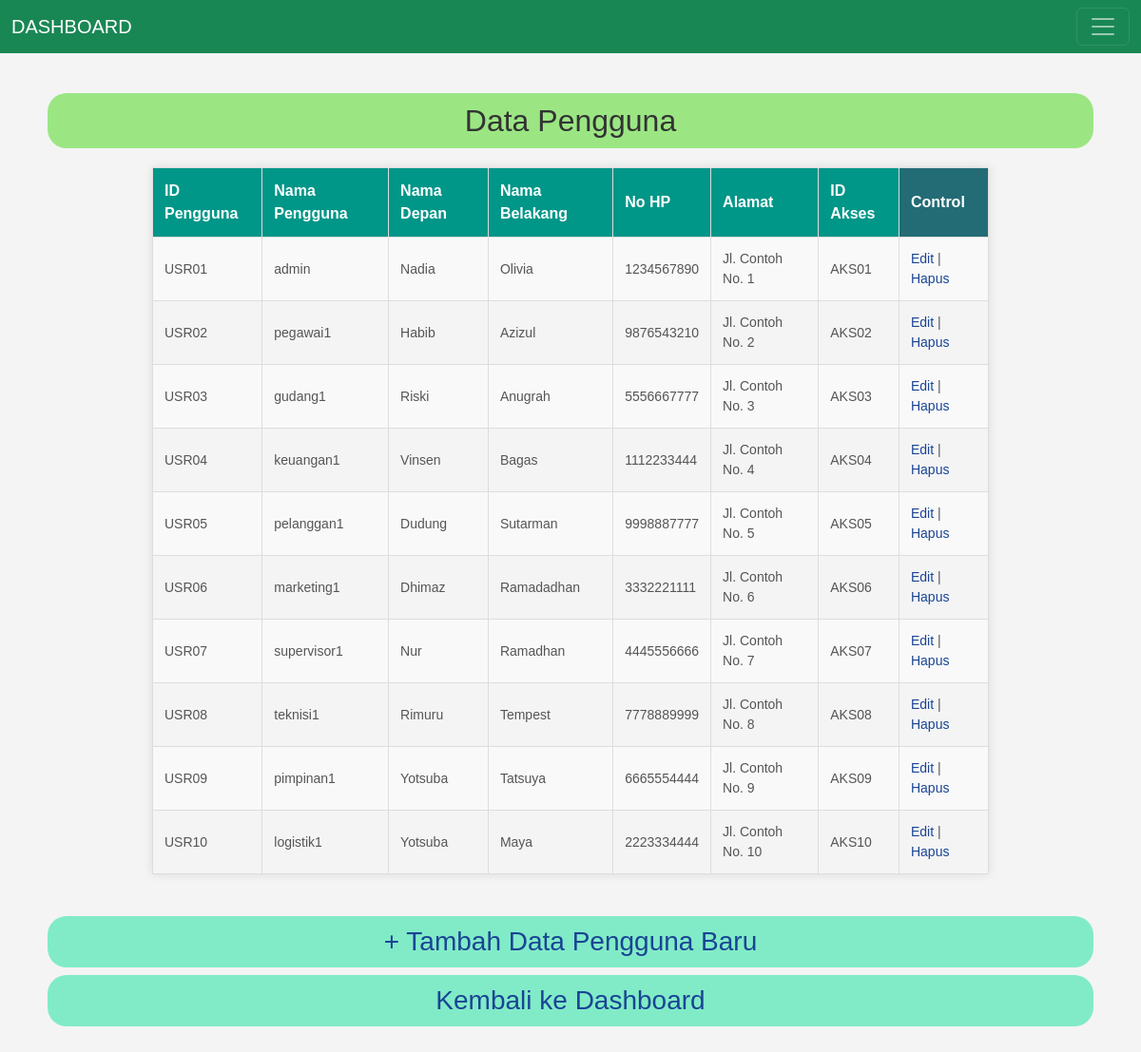
Page /index.php?action=tampilkanPengguna on the committed database.
### tables this page shows
CREATE TABLE `pengguna` (
  `IdPengguna` varchar(5) NOT NULL,
  `NamaPengguna` varchar(30) NOT NULL,
  `Password` varchar(30) NOT NULL,
  `NamaDepan` varchar(30) NOT NULL,
  `NamaBelakang` varchar(30) NOT NULL,
  `NoHp` varchar(30) NOT NULL,
  `Alamat` varchar(30) NOT NULL,
  `IdAkses` varchar(5) DEFAULT NULL
);

### controller.php (called while the page is built, shortened)
<?php
class Controller {
    private $model;
    private $view;
    public function __construct($model, $view) {
        $this->model = $model;
        $this->view = $view;
    }
	public function tampilkanPengguna() {
        $data = $this->model->getPengguna();
        $this->view->tampilkanPengguna($data);
    }
}
?>

### model.php (called while the page is built, shortened)
<?php
class Model {
    private $db;
    public function __construct() {
        $this->db = new PDO('mysql:host=localhost;dbname=toko_barang', 'root', '');
    }
	public function getPengguna() {
        $query = $this->db->query('SELECT * FROM pengguna');
        return $query->fetchAll(PDO::FETCH_ASSOC);
    }
}
?>

### view.php (the view, shortened to what this page needs)
<?php
class View {
	public function tampilkanPengguna($data) {
        $this->tampilkanHeaderDashboard();
        echo "<h2>Data Pengguna</h2>";
        echo "<table border='1'>
                <tr>
                    <th>ID Pengguna</th>
                    <th>Nama Pengguna</th>
					<th>Nama Depan</th>
					<th>Nama Belakang</th>
					<th>No HP</th>
					<th>Alamat</th>
					<th>ID Akses</th>
					<th>Control</th>
                </tr>";
        foreach ($data as $row) {
            echo "<tr>
                    <td>{$row['IdPengguna']}</td>
                    <td>{$row['NamaPengguna']}</td>
					<td>{$row['NamaDepan']}</td>
					<td>{$row['NamaBelakang']}</td>
                    <td>{$row['NoHp']}</td>
                    <td>{$row['Alamat']}</td>
					<td>{$row['IdAkses']}</td>
                    <td><a href='index.php?action=pengguna_edit&id={$row['IdPengguna']}'>Edit</a> | <a href='index.php?action=pengguna_delete&id={$row['IdPengguna']} '>Hapus</a></td>
                </tr>";
        }
        echo "</table>";
		echo "<br>";
		echo "<h3><a href=\"index.php?action=pengguna_add\">+ Tambah Data Pengguna Baru</a></h3>";
		echo "<h3><a href=\"index.php\">Kembali ke Dashboard</a></h3>";
    }
    public function tampilkanHeaderDashboard() {
        echo "
            <nav class=\"navbar navbar-dark bg-success fixed-top\">
                <div class=\"container-fluid\">
                    <a class=\"navbar-brand\" href=\"index.php\">DASHBOARD</a>
                    <button class=\"navbar-toggler\" type=\"button\" data-bs-toggle=\"offcanvas\" data-bs-target=\"#offcanvasDarkNavbar\" aria-controls=\"offcanvasDarkNavbar\" aria-label=\"Toggle navigation\">
                        <span class=\"navbar-toggler-icon\"></span>
                    </button>
                </div>
            </nav>
            <br><br>
        ";
    }
}
?>
<!DOCTYPE html>
<html lang="en">
<head>
    <link rel="stylesheet" href="css/bootstrap.min.css" />
</head>
<body>
</body>
</html>

### rows in the picture
pengguna: IdPengguna "USR01", NamaPengguna "admin", NamaDepan "Nadia", NamaBelakang "Olivia", NoHp "1234567890", Alamat "Jl. Contoh No. 1", IdAkses "AKS01"
pengguna: IdPengguna "USR02", NamaPengguna "pegawai1", NamaDepan "Habib", NamaBelakang "Azizul", NoHp "9876543210", Alamat "Jl. Contoh No. 2", IdAkses "AKS02"
pengguna: IdPengguna "USR03", NamaPengguna "gudang1", NamaDepan "Riski", NamaBelakang "Anugrah", NoHp "5556667777", Alamat "Jl. Contoh No. 3", IdAkses "AKS03"
pengguna: IdPengguna "USR04", NamaPengguna "keuangan1", NamaDepan "Vinsen", NamaBelakang "Bagas", NoHp "1112233444", Alamat "Jl. Contoh No. 4", IdAkses "AKS04"
pengguna: IdPengguna "USR05", NamaPengguna "pelanggan1", NamaDepan "Dudung", NamaBelakang "Sutarman", NoHp "9998887777", Alamat "Jl. Contoh No. 5", IdAkses "AKS05"
pengguna: IdPengguna "USR06", NamaPengguna "marketing1", NamaDepan "Dhimaz", NamaBelakang "Ramadadhan", NoHp "3332221111", Alamat "Jl. Contoh No. 6", IdAkses "AKS06"
pengguna: IdPengguna "USR07", NamaPengguna "supervisor1", NamaDepan "Nur", NamaBelakang "Ramadhan", NoHp "4445556666", Alamat "Jl. Contoh No. 7", IdAkses "AKS07"
pengguna: IdPengguna "USR08", NamaPengguna "teknisi1", NamaDepan "Rimuru", NamaBelakang "Tempest", NoHp "7778889999", Alamat "Jl. Contoh No. 8", IdAkses "AKS08"
pengguna: IdPengguna "USR09", NamaPengguna "pimpinan1", NamaDepan "Yotsuba", NamaBelakang "Tatsuya", NoHp "6665554444", Alamat "Jl. Contoh No. 9", IdAkses "AKS09"
pengguna: IdPengguna "USR10", NamaPengguna "logistik1", NamaDepan "Yotsuba", NamaBelakang "Maya", NoHp "2223334444", Alamat "Jl. Contoh No. 10", IdAkses "AKS10"
